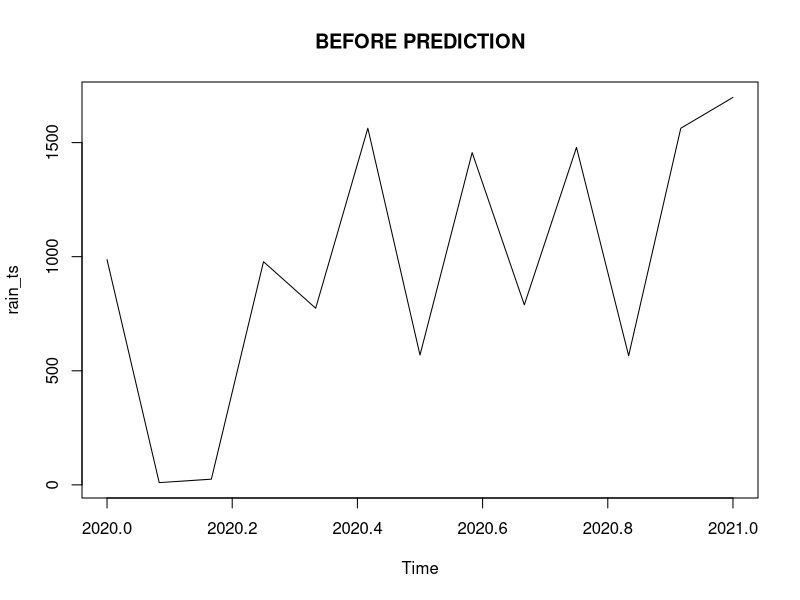
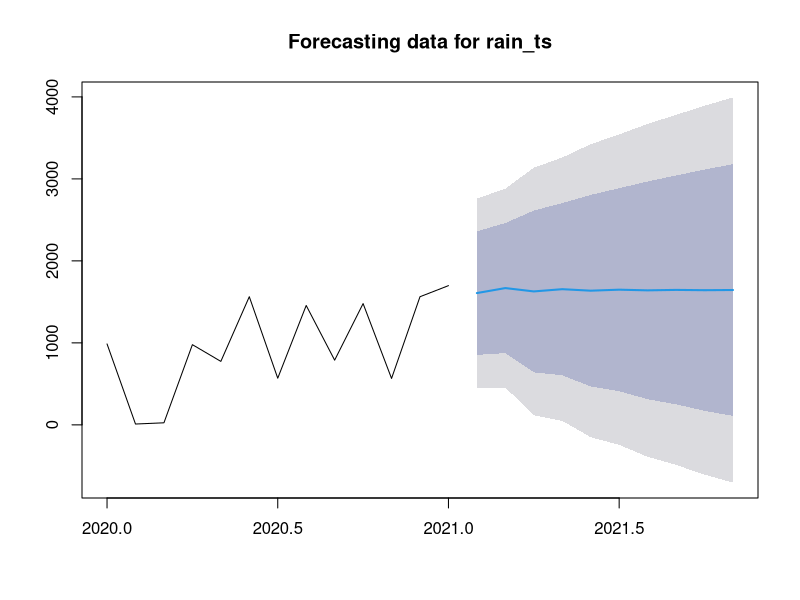

Here is the R script that generated these plots, in order:
#install.packages('forecast', dependencies = TRUE)
library(forecast)

# Your rainfall data
rain <- c(987, 10, 25, 978, 774, 1563, 569, 1456, 789, 1479, 566, 1563, 1698)

# Create a time series object
rain_ts <- ts(rain, start = c(2020, 1), frequency = 12)

# Print and summarize the time series
#print(rain_ts)
print(summary(rain_ts))

# Plot the original time series
plot(rain_ts, main = "BEFORE PREDICTION")

# Fit an ARIMA model to the data
model <- auto.arima(rain_ts)

# Forecast the next 10 periods
forecast_data <- forecast(model, h = 10)

# Print the forecasted values
#print(forecast_data)

# Plot the forecasted values
plot(forecast_data, main = "Forecasting data for rain_ts")
